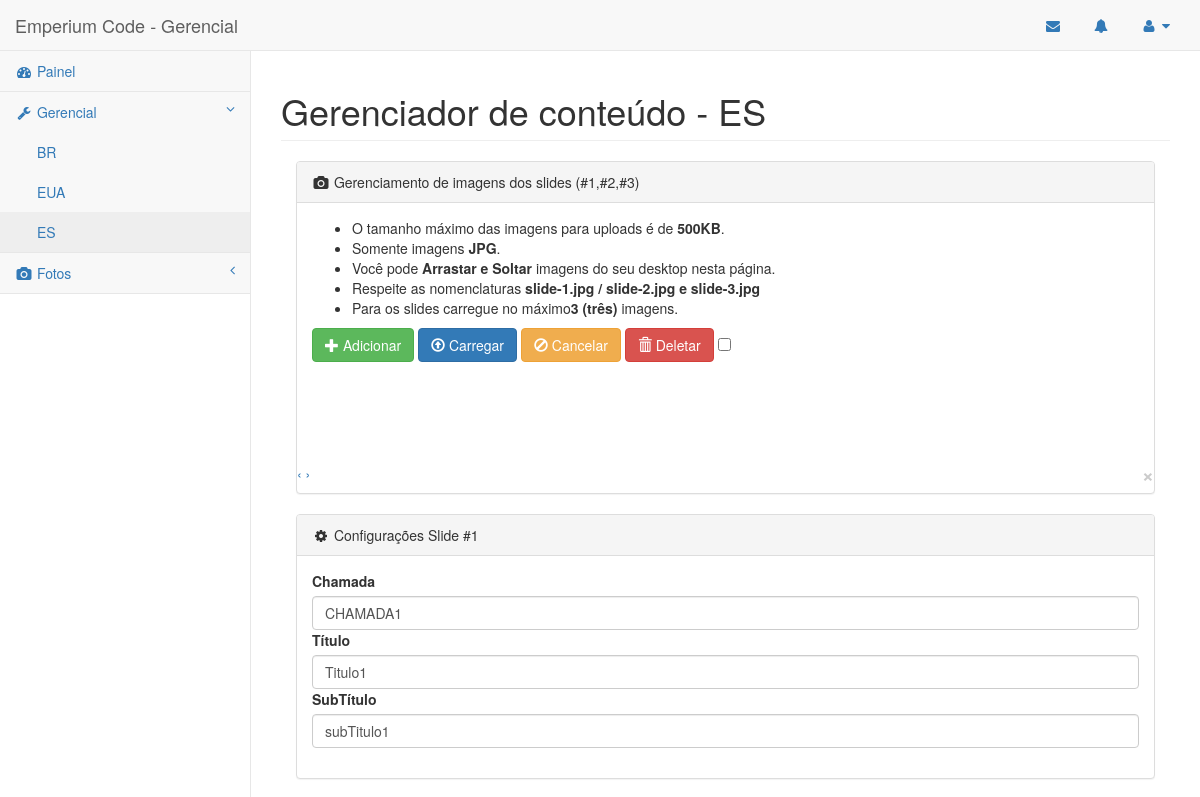
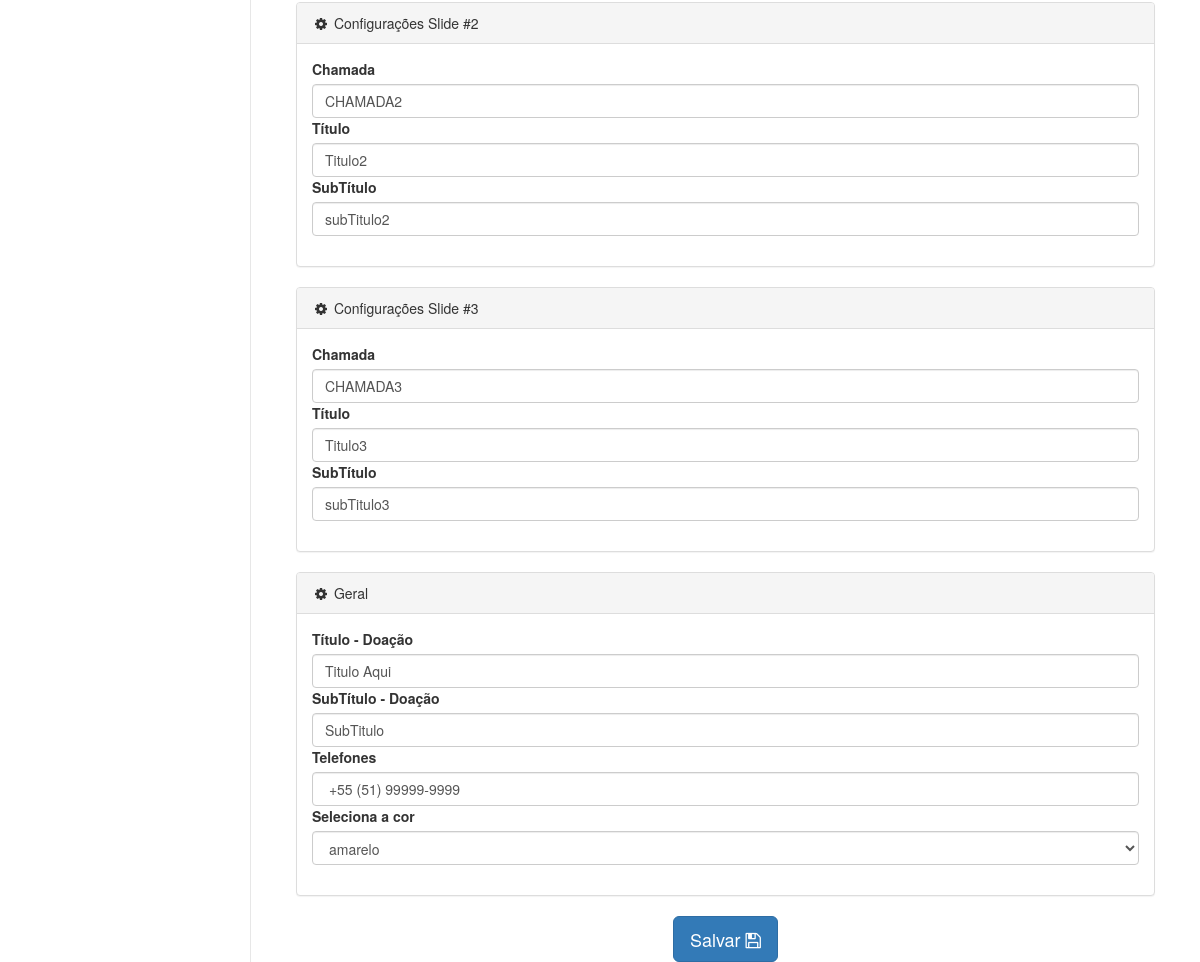
Screenshot of /admin/pages/managerES.php (signed in) with the database file from the repository (2 pictures, top to bottom).
### tables this page shows
CREATE TABLE `manageres` (
  `id` int(11) NOT NULL,
  `slide1` varchar(100) DEFAULT NULL,
  `slide2` varchar(100) DEFAULT NULL,
  `slide3` varchar(100) DEFAULT NULL,
  `slideTitle1` varchar(100) DEFAULT NULL,
  `slideTitle2` varchar(100) DEFAULT NULL,
  `slideTitle3` varchar(100) DEFAULT NULL,
  `slideSubtitle1` varchar(100) DEFAULT NULL,
  `slideSubtitle2` varchar(100) DEFAULT NULL,
  `slideSubtitle3` varchar(100) DEFAULT NULL,
  `phone` varchar(100) NOT NULL,
  `donationTitle` varchar(100) NOT NULL,
  `donationSubtitle` varchar(100) NOT NULL,
  `color` varchar(30) DEFAULT NULL,
  `qtEmails` int(50) DEFAULT NULL
);

### Connections/EMP_job.php (called while the page is built, shortened)
<?php
function EMP_selectAll($EMP_table, $EMP_db){
try{
   $EMP_result = $EMP_db->prepare('SELECT * FROM '.$EMP_table.'');
   $EMP_result->execute();
   $EMP_lines = $EMP_result->fetchAll(PDO::FETCH_ASSOC);
   		return $EMP_lines;
} catch (PDOException $ex) {
   echo 'ERRO: '.$ex->getMessage();
}
}
?>

### admin/pages/managerES.php (the view, shortened to what this page needs)
<?php
require_once("../../Connections/EMP_job.php");
if ($_SESSION['logado'] != 1) {
    ?>
    <script type="text/javascript">
        document.location.href = "login.php?erro=1";
    </script>
    <?php
} else {
    ?>
<?php
$EMP_db = Conexao::EMP_getInstance();
$EMP_result = EMP_selectAll("manageres", $EMP_db);
foreach($EMP_result as $EMP_lineManager)
?>
<!DOCTYPE html>
<html lang="pt-br">
<head>
    <link href="../bower_components/bootstrap/dist/css/bootstrap.min.css" rel="stylesheet">
    <link href="../bower_components/metisMenu/dist/metisMenu.min.css" rel="stylesheet">
    <link href="../dist/css/timeline.css" rel="stylesheet">
    <link href="../dist/css/sb-admin-2.css" rel="stylesheet">
    <link href="../bower_components/morrisjs/morris.css" rel="stylesheet">
    <link href="../bower_components/font-awesome/css/font-awesome.min.css" rel="stylesheet" type="text/css">
    <link rel="stylesheet" href="//blueimp.github.io/Gallery/css/blueimp-gallery.min.css">
    <link rel="stylesheet" href="css/jquery.fileupload.css">
    <link rel="stylesheet" href="css/jquery.fileupload-ui.css">
</head>
<body>
    <div id="wrapper">
        <nav class="navbar navbar-default navbar-static-top" role="navigation" style="margin-bottom: 0">
            <div class="navbar-header">
                <a class="navbar-brand" title="Business Solution" href="http://www.emperiumcode.com">Emperium Code - Gerencial</a>
            </div>
            <ul class="nav navbar-top-links navbar-right">
                <li class="dropdown">
                    <a class="dropdown-toggle" title="WebMail" href="https://gmail.com/">
                        <i class="fa fa-envelope fa-fw"></i>
                    </a>
                <li class="dropdown">
                    <a class="dropdown-toggle" title="Notificações" href="">
                        <i class="fa fa-bell fa-fw"></i>
                    </a>
                <li class="dropdown">
                    <a class="dropdown-toggle" data-toggle="dropdown" title="Perfil" href="#">
                        <i class="fa fa-user fa-fw"></i>  <i class="fa fa-caret-down"></i>
                    </a>
                </li>
            </ul>
            <div class="navbar-default sidebar" role="navigation">
                <div class="sidebar-nav navbar-collapse">
                    <ul class="nav" id="side-menu">
                        <li>
                            <a href="index.php"><i class="fa fa-dashboard fa-fw"></i> Painel</a>
                        </li>
                        <li>
                            <a href="#"><i class="fa fa-wrench fa-fw"></i> Gerencial<span class="fa arrow"></span></a>
                            <ul class="nav nav-second-level">
                                <li>
                                    <a href="managerBR.php">BR</a>
                                </li>
                                <li>
                                    <a href="managerEUA.php">EUA</a>
                                </li>
                               <li>
                                    <a href="managerES.php">ES</a>
                                </li>
                            </ul>
                        </li>
                        <li>
                            <a href="#"><i class="fa fa-camera fa-fw"></i> Fotos<span class="fa arrow"></span></a>
                    </ul>
                </div>
            </div>
        </nav>
        <div id="page-wrapper">
            <div class="row">
                <div class="col-lg-12">
                    <h1 class="page-header">Gerenciador de conteúdo - ES</h1>
                </div>
            </div>
                <div class="col-lg-12">
                    <div class="panel panel-default">
                        <div class="panel-heading">
                            <i class="fa fa-camera fa-fw"></i> Gerenciamento de imagens dos slides (#1,#2,#3)
                        </div>
                        <div class="panel-body">
                <ul>
                <li>O tamanho máximo das imagens para uploads é de <strong>500KB</strong>.</li>
                <li>Somente imagens <strong>JPG</strong>.</li>
                <li>Você pode <strong>Arrastar e Soltar</strong> imagens do seu desktop nesta página.</li>
                <li>Respeite as nomenclaturas <strong>slide-1.jpg / slide-2.jpg e slide-3.jpg</strong></li>
                <li>Para os slides carregue no máximo<strong>3 (três) </strong>imagens.</li>
            </ul>
    <form id="fileupload" action="" method="POST" enctype="multipart/form-data">
        <div class="row fileupload-buttonbar">
            <div class="col-lg-7">
                <span class="btn btn-success fileinput-button">
                    <i class="glyphicon glyphicon-plus"></i>
                    <span>Adicionar</span>
                </span>
                <button type="submit" class="btn btn-primary start">
                    <i class="glyphicon glyphicon-upload"></i>
                    <span>Carregar</span>
                </button>
                <button type="reset" class="btn btn-warning cancel">
                    <i class="glyphicon glyphicon-ban-circle"></i>
                    <span>Cancelar</span>
                </button>
                <button type="button" class="btn btn-danger delete">
                    <i class="glyphicon glyphicon-trash"></i>
                    <span>Deletar</span>
                </button>
                <input type="checkbox" class="toggle">
            </div>
        </div>
    </form>
    <br>
</div>
<div id="blueimp-gallery" class="blueimp-gallery blueimp-gallery-controls" data-filter=":even">
    <a class="prev">‹</a>
    <a class="next">›</a>
    <a class="close">×</a>
</div>
                        </div>
                    </div>
                    <form method="post" action="" name="contactform" id="contactform">
                    <div class="col-lg-12">
                    <div class="panel panel-default">
                        <div class="panel-heading">
                            <i class="fa fa-cog fa-fw"></i> Configurações Slide #1
                        </div>
                        <div class="panel-body">
                                <div class="form-group">
                                            <label>Chamada</label>
                                            <input class="form-control" name="slide1" id="slide1" value="<?php echo $EMP_lineManager['slide1']?>" maxlength="50">
                                            <label>Título</label>
                                            <input class="form-control" name="slideTitle1" id="slideTitle1" value="<?php echo $EMP_lineManager['slideTitle1']?>" maxlength="50">
                                            <label>SubTítulo</label>
                                            <input class="form-control" name="slideSubtitle1" id="slideSubtitle1" value="<?php echo $EMP_lineManager['slideSubtitle1']?>" maxlength="50">
                                        </div>
                    </div>
                    </div>
                    </div>
                  <div class="col-lg-12">
                    <div class="panel panel-default">
                        <div class="panel-heading">
                            <i class="fa fa-cog fa-fw"></i> Configurações Slide #2
                        </div>
                        <div class="panel-body">
                                <div class="form-group">
                                            <label>Chamada</label>
                                            <input class="form-control" name="slide2" id="slide2" value="<?php echo $EMP_lineManager['slide2']?>" maxlength="50">
                                            <label>Título</label>
                                            <input class="form-control" name="slideTitle2" id="slideTitle2" value="<?php echo $EMP_lineManager['slideTitle2']?>" maxlength="50">
                                            <label>SubTítulo</label>
                                            <input class="form-control" name="slideSubtitle2" id="slideSubtitle2" value="<?php echo $EMP_lineManager['slideSubtitle2']?>" maxlength="50">
                                        </div>
                    </div>
                    </div>
                    </div>
                  <div class="col-lg-12">
                    <div class="panel panel-default">
                        <div class="panel-heading">
                            <i class="fa fa-cog fa-fw"></i> Configurações Slide #3
                        </div>
                        <div class="panel-body">
                                <div class="form-group">
                                            <label>Chamada</label>
                                            <input class="form-control" name="slide3" id="slide3" value="<?php echo $EMP_lineManager['slide3']?>" maxlength="50">
                                            <label>Título</label>
                                            <input class="form-control" name="slideTitle3" id="slideTitle3" value="<?php echo $EMP_lineManager['slideTitle3']?>" maxlength="50">
                                            <label>SubTítulo</label>
                                            <input class="form-control" name="slideSubtitle3" id="slideSubtitle3" value="<?php echo $EMP_lineManager['slideSubtitle3']?>" maxlength="50">
                                        </div>
                    </div>
                    </div>
                    </div>
                    <div class="col-lg-12">
                    <div class="panel panel-default">
                        <div class="panel-heading">
                            <i class="fa fa-cog fa-fw"></i> Geral
                        </div>
                        <div class="panel-body">
                                <div class="form-group">
                                            <label>Título - Doação</label>
                                            <input class="form-control" name="donationTitle" id="donationTitle" value="<?php echo $EMP_lineManager['donationTitle']?>" maxlength="50">
                                            <label>SubTítulo - Doação</label>
                                            <input class="form-control" name="donationSubtitle" id="donationSubtitle" value="<?php echo $EMP_lineManager['donationSubtitle']?>" maxlength="50">
                                            <label>Telefones</label>
                                            <input class="form-control" name="phone" id="phone" value="<?php echo $EMP_lineManager['phone']?>" maxlength="70">
                                            <label>Seleciona a cor</label>
                                            <select id="color" name="color" class="form-control" >
                                                <option value="<?php echo $EMP_lineManager['color']?>"><?php echo $EMP_lineManager['color']?></option>
                                            </select>
                                        </div>
                    </div>
                    </div>
                    </div>
                                                            <div class="text-center">
                                <button type="submit" name="alterar" class="btn btn-primary btn-lg btn-responsive">Salvar  <i class="fa fa-save"></i></button>
                    <br>
                    </div>
                </form>
                </div>
            </div>
</body>
</html>
    <?php
}
        ?>

### rows the page displays
manageres: slide1 "CHAMADA1", slideTitle1 "Titulo1", slideSubtitle1 "subTitulo1", slide2 "CHAMADA2", slideTitle2 "Titulo2", slideSubtitle2 "subTitulo2", slide3 "CHAMADA3", slideTitle3 "Titulo3", slideSubtitle3 "subTitulo3", donationTitle "Titulo Aqui", donationSubtitle "SubTitulo", phone "+55 (51) 99999-9999", color "amarelo"
